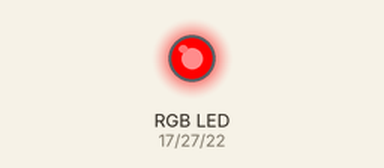
A program run on a simulated Raspberry Pi (BCM pin numbers). Parts: an RGB LED mixed from three pins (HIGH = lit).

Above: at 1.0 s.
At 3.0 s:
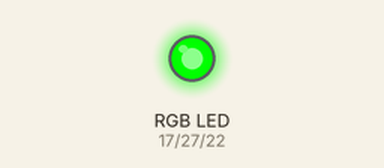
At 5.0 s:
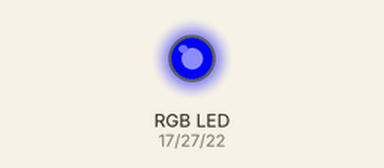
Timing chart, 0 to 7.8 s (numbered marks = the images above):
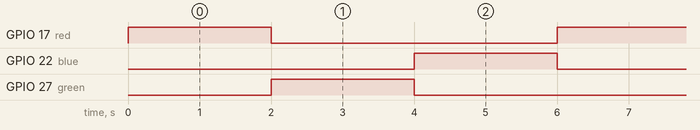

The program:

rgb_blink2.py
```python
# LED RGB 깜빡이기
import RPi.GPIO as GPIO
import time

red = 17
green = 27
blue = 22

GPIO.setmode(GPIO.BCM)
GPIO.setup(red, GPIO.OUT)
GPIO.setup(green, GPIO.OUT)
GPIO.setup(blue, GPIO.OUT)

try:
    while True:
        GPIO.output(red, True)
        GPIO.output(green, False)
        GPIO.output(blue, False)
        time.sleep(2)
        GPIO.output(green, True)
        GPIO.output(red, False)
        GPIO.output(blue, False)
        time.sleep(2)
        GPIO.output(blue, True)
        GPIO.output(green, False)
        GPIO.output(red, False)
        time.sleep(2)
except KeyboardInterrupt:
    GPIO.cleanup()
```

Measured:
- by itself, GPIO 17 (red), GPIO 22 (blue), GPIO 27 (green): alternates HIGH for 2.0 s and LOW for 4.0 s
- by itself, everything shown: repeats every 6.0 s, in 3 steps
